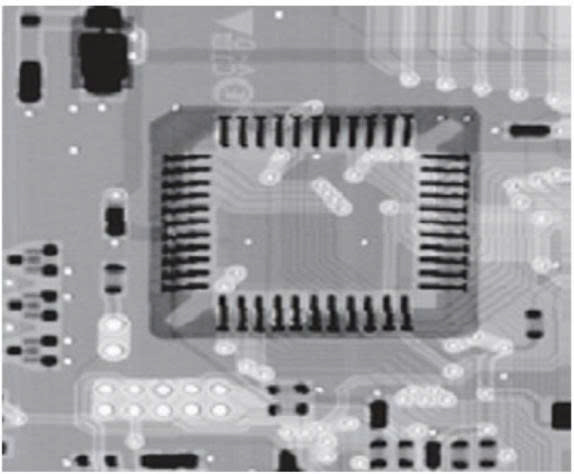
#> input picture img/PCB_xray_330_334.jpg, 574 x 474 px
$ python -i image_transforms.py   (imports and definitions only)
#> lines starting #> are read from the running program, lines starting #| are printed output that depends on the picture
#> further down, picture is the input picture: PIL image 574x474 RGB; mean R, G, B 157.1, 156.4, 160.3
import numpy as np
import cv2
from PIL import Image


# Hàm Biến đổi âm bản
# [81 lines left out: functions apply_negative, apply_log_transform, apply_piecewise_linear, apply_gamma_transform, not called in this run]


# Hàm Cân bằng histogram
def apply_histogram_equalization(image, brightness_factor=1.0):
#> called with brightness_factor = 1
    img_rgb = np.array(image.convert('RGB'), dtype=np.uint8)

    # Chuyển RGB sang BGR cho OpenCV
    img_bgr = cv2.cvtColor(img_rgb, cv2.COLOR_RGB2BGR)

    # Tách các kênh màu
    b, g, r = cv2.split(img_bgr)

    # Cân bằng histogram cho từng kênh
    b_eq = cv2.equalizeHist(b)
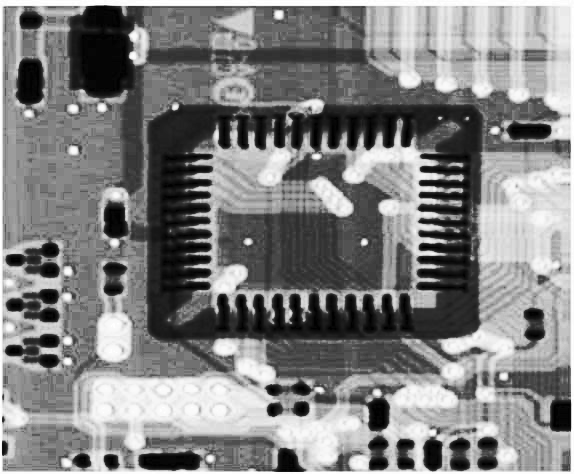
#> b_eq: shape (474, 574); min 0, max 255, mean 129.1
    g_eq = cv2.equalizeHist(g)
    r_eq = cv2.equalizeHist(r)

    # Ghép lại các kênh
    equ_bgr = cv2.merge([b_eq, g_eq, r_eq])

    # Chuyển BGR về RGB
    equ_rgb = cv2.cvtColor(equ_bgr, cv2.COLOR_BGR2RGB)

    # Áp dụng hệ số điều chỉnh độ sáng
    if brightness_factor != 1.0:
        equ_rgb = np.clip(equ_rgb.astype(np.float32) * brightness_factor, 0, 255).astype(np.uint8)

    return Image.fromarray(equ_rgb, mode='RGB')

>>> from PIL import Image
>>> picture = Image.open('../img/PCB_xray_330_334.jpg')
>>> result = apply_histogram_equalization(picture)

$ run again, on img/bien640_480.jpg
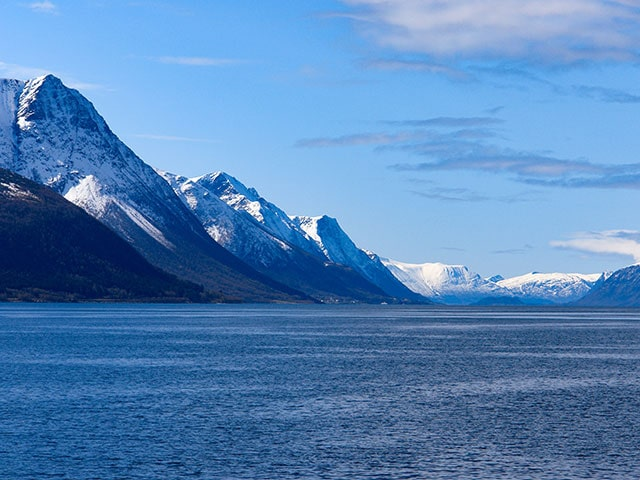
#> input picture img/bien640_480.jpg, 640 x 480 px
#> picture is the input picture: PIL image 640x480 RGB; mean R, G, B 86.1, 132.7, 183.7
#> in apply_histogram_equalization, `r_eq = cv2.equalizeHist(r)`:
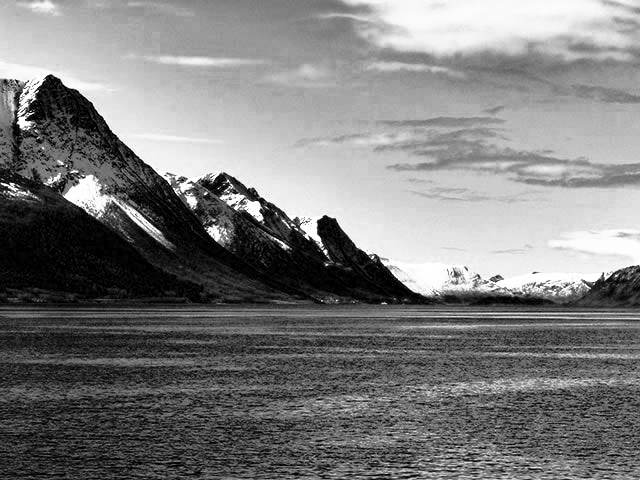
#> r_eq: shape (480, 640); min 0, max 255, mean 124.7
#> in apply_histogram_equalization, `equ_bgr = cv2.merge([b_eq, g_eq, r_eq])`:
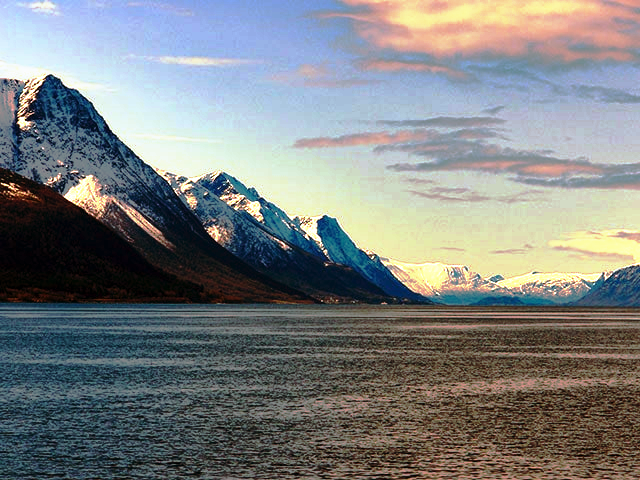
#> equ_bgr: shape (480, 640, 3); mean B, G, R 128.5, 128.5, 124.7

$ run again, on img/dog.jpg
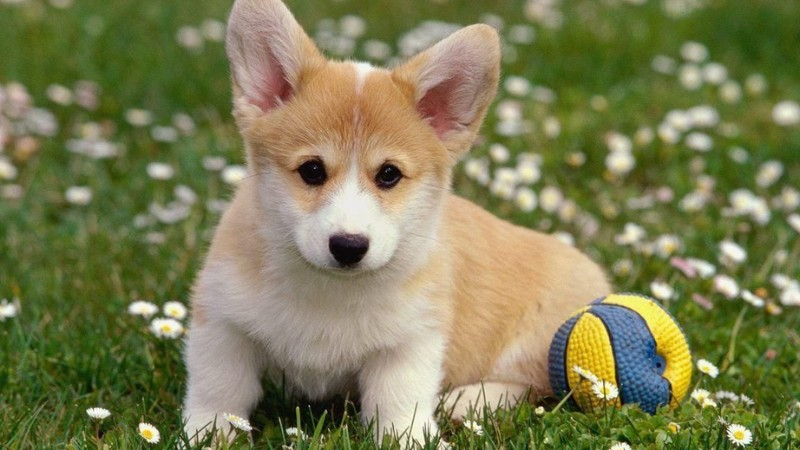
#> input picture img/dog.jpg, 800 x 450 px
#> picture is the input picture: PIL image 800x450 RGB; mean R, G, B 124.8, 125.2, 83.4
#> in apply_histogram_equalization, `r_eq = cv2.equalizeHist(r)`:
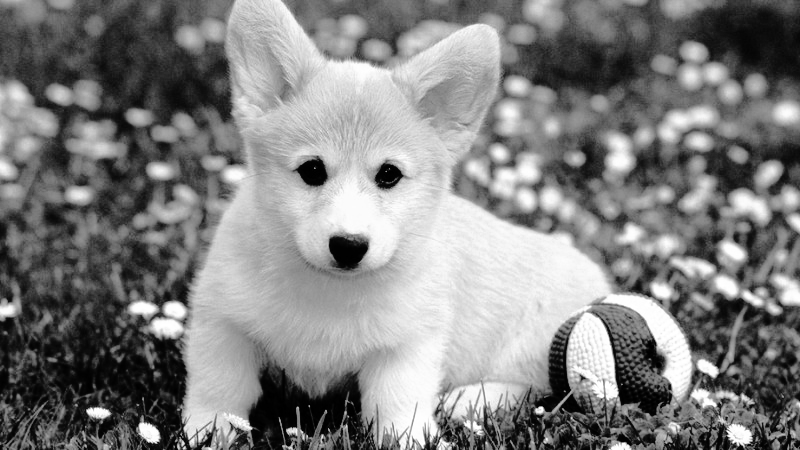
#> r_eq: shape (450, 800); min 0, max 255, mean 128.2
#> in apply_histogram_equalization, `equ_bgr = cv2.merge([b_eq, g_eq, r_eq])`:
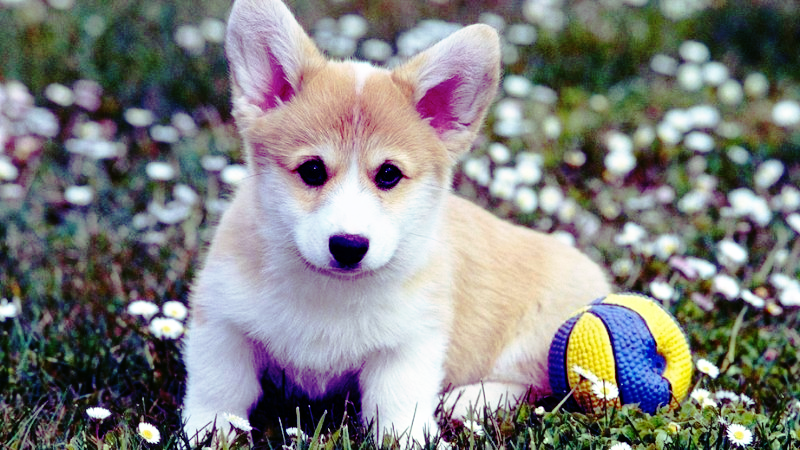
#> equ_bgr: shape (450, 800, 3); mean B, G, R 127.6, 128.5, 128.2
